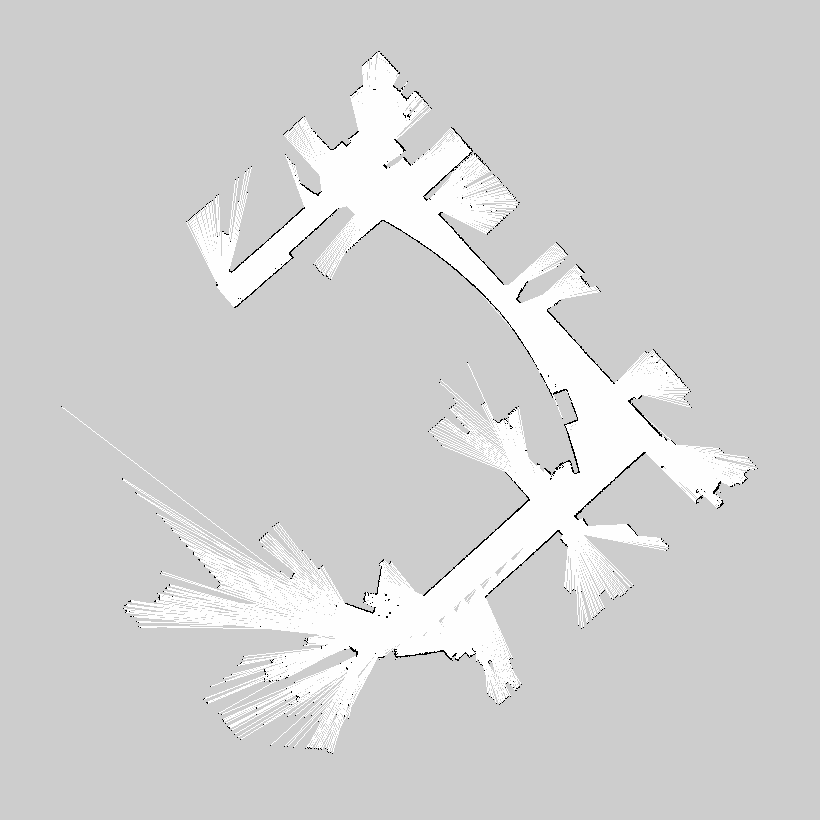
#> input picture Transform/asset/image/transform.pgm, 820 x 820 px
$ python rotation.py
#> lines starting #> are read from the running program, lines starting #| are printed output that depends on the picture
import cv2 as cv
import numpy as np


def rotate_image(image_path: str):
    """
    旋转图像，介绍两种旋转方式。
    1、特定角度旋转函数，但是只支持90、180、270这样特殊的角度旋转。
    2、任意角度旋转函数，需要旋转矩阵M，有两种获取旋转矩阵M的方式：手动配置（可以实现没有裁剪后的旋转图像）和内置函数获取
    :param image_path: 传入的图像文件
    :return: 没有返回值
    """
#> called with image_path = 'asset/image/transform.pgm'
    img = cv.imread(image_path, cv.IMREAD_COLOR)
#> img is the input picture: shape (820, 820, 3); min 0, max 254, mean 210.2
    cv.imshow('input', img)

    h, w, c = img.shape
#> h = 820; w = 820; c = 3

    # ###以下旋转方式获取的都是裁剪后的旋转图像#######
    # ##########手动设置旋转矩阵M#################
    # 定义空矩阵
    M = np.zeros((2, 3), dtype=np.float32)

    # 设定旋转角度
    alpha = np.cos(np.pi / 4.0)
    beta = np.sin(np.pi / 4.0)
    print('alpha: ', alpha)
    # 初始化旋转矩阵
    M[0, 0] = alpha
    M[1, 1] = alpha
    M[0, 1] = beta
    M[1, 0] = -beta

    # 图片中心点坐标
    cx = w / 2
#> cx = 410
    cy = h / 2
#> cy = 410

    # 变化的宽高
    tx = (1 - alpha) * cx - beta * cy
#> tx = -169.8
    ty = beta * cx + (1 - alpha) * cy
#> ty = 410

    M[0, 2] = tx
    M[1, 2] = ty

    # 内置函数获取旋转矩阵M，正值表示逆时针旋转，假设左上角是坐标原点
    M = cv.getRotationMatrix2D((w / 2, h / 2), 45, 1)
    # 执行旋转, 任意角度旋转
    result = cv.warpAffine(img, M, (w, h))
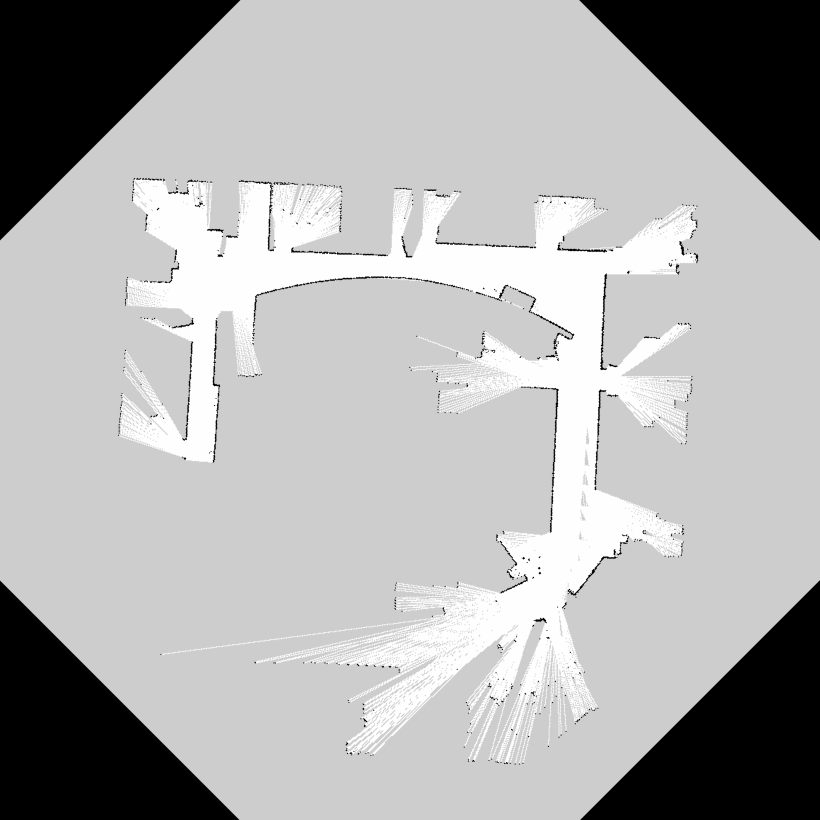
#> result: shape (820, 820, 3); min 0, max 254, mean 175

    # #######内置旋转函数，仅支持90，180，270#################
    dst1 = cv.rotate(img, cv.ROTATE_90_CLOCKWISE)
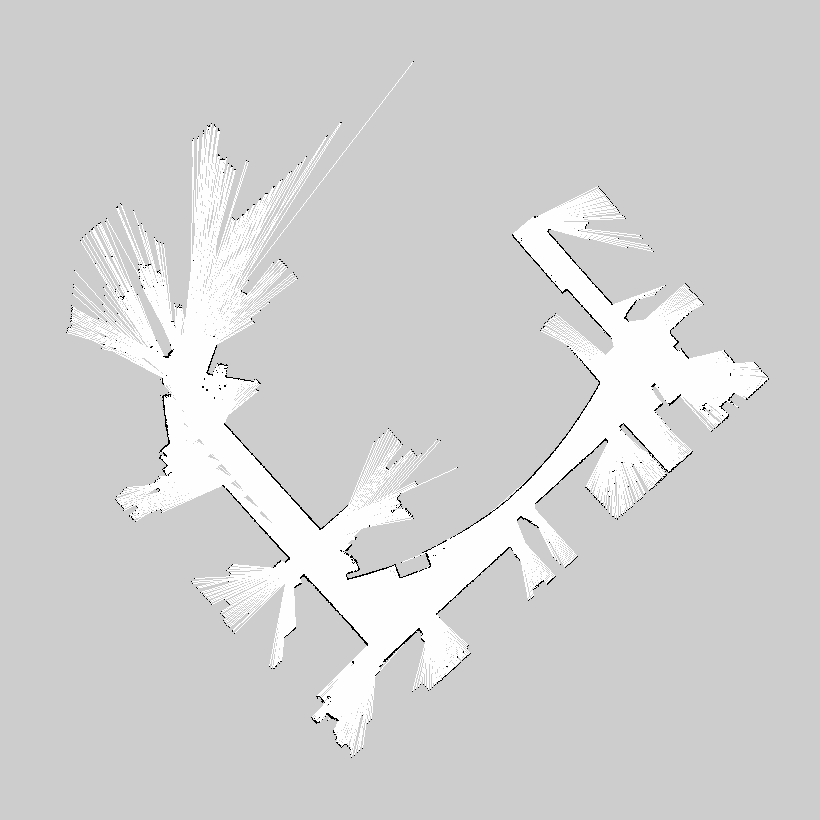
#> dst1: shape (820, 820, 3); min 0, max 254, mean 210.2
    dst2 = cv.rotate(img, cv.ROTATE_180)
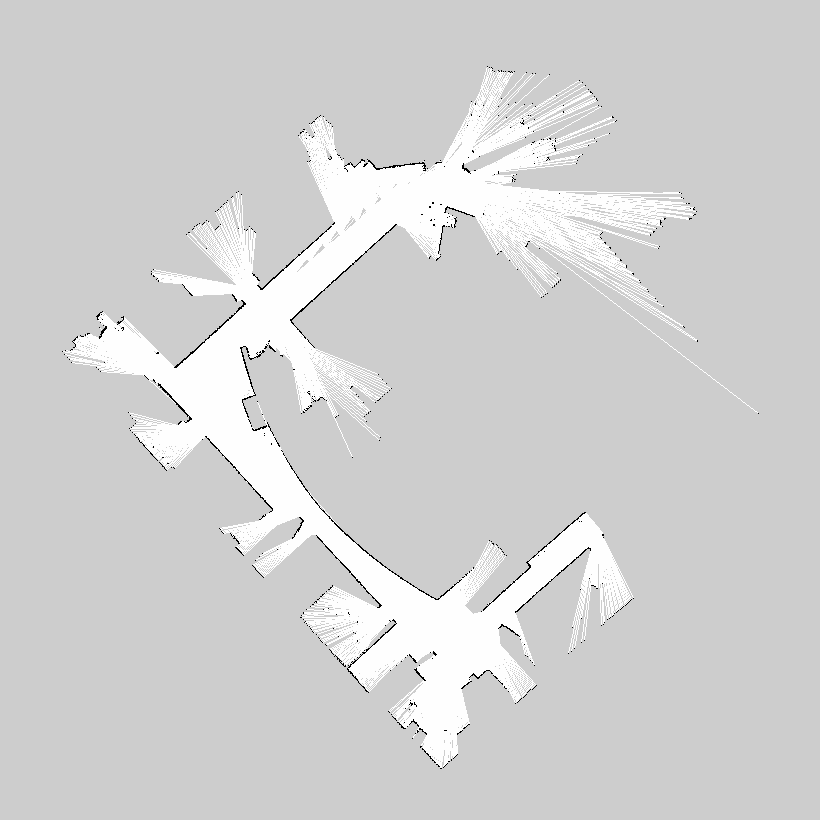
#> dst2: shape (820, 820, 3); min 0, max 254, mean 210.2
    dst3 = cv.rotate(img, cv.ROTATE_90_COUNTERCLOCKWISE)
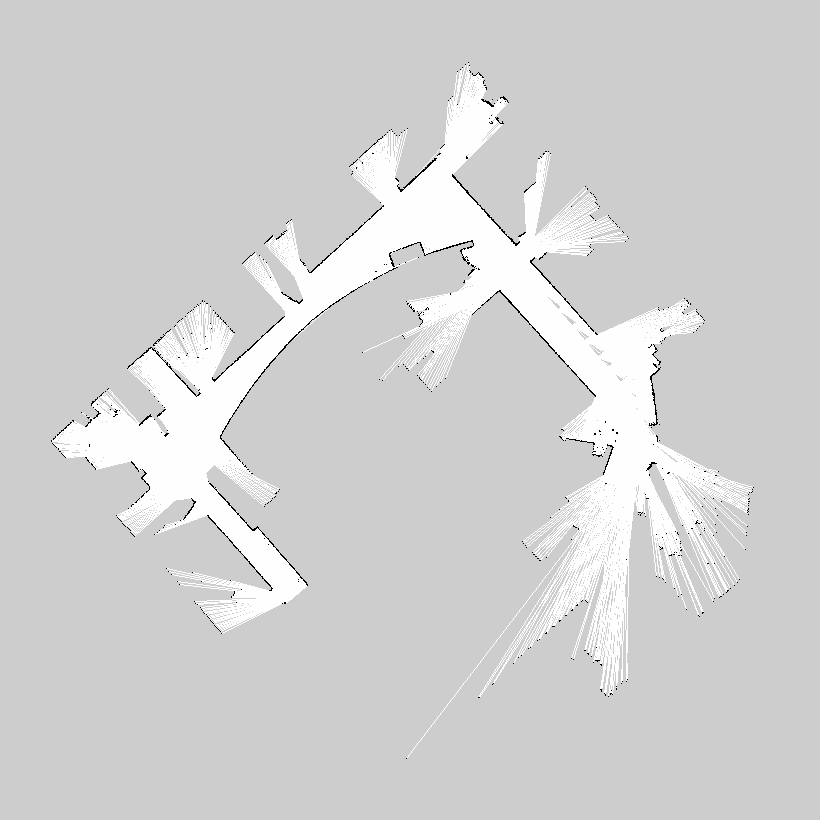
#> dst3: shape (820, 820, 3); min 0, max 254, mean 210.2

    # 将4张图像在一个窗口显示，注意：四张图像形状一致，否则会报错
    res = np.hstack((img, dst1, dst2, dst3))
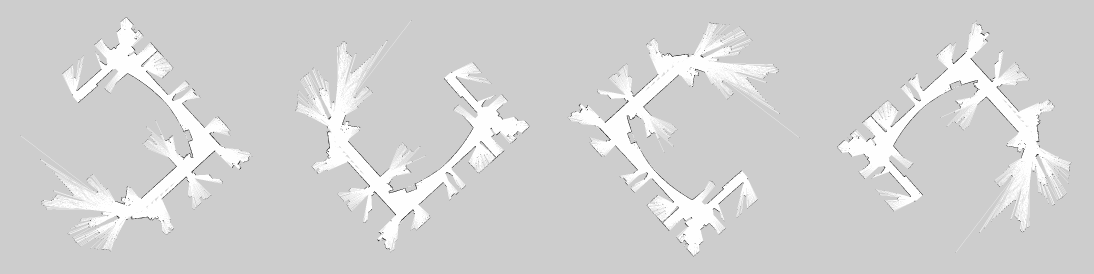
#> res: shape (820, 3280, 3) (shown at 1/3 size); min 0, max 254, mean 210.2
    cv.imwrite('images/rotate4.jpg', res)
    cv.imshow('res', res)

    # 显示手动设置旋转角度的旋转图像结果
    result = np.hstack((img, result))
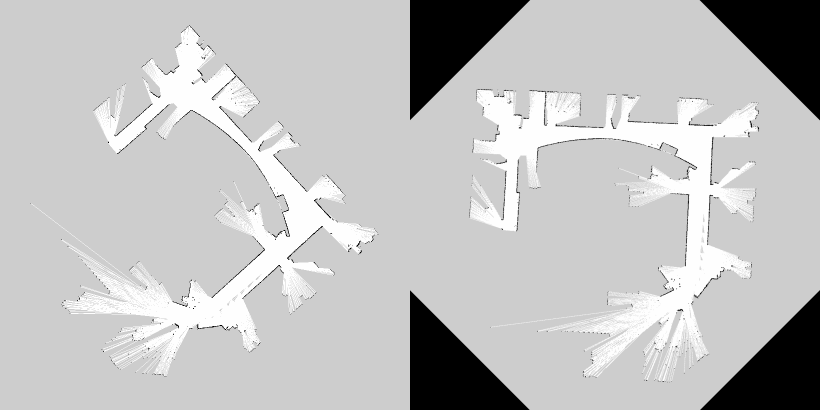
#> result: shape (820, 1640, 3) (shown at 1/2 size); min 0, max 254, mean 192.6
    cv.imwrite('images/rotate2.jpg', result)
    cv.imshow('rotate center', result)

    # [32 lines of commented-out code are left out]

    cv.waitKey(0)
    cv.destroyAllWindows()


if __name__ == '__main__':
    path = 'asset/image/transform.pgm'
    rotate_image(path)

$ run again, with Transform/asset/image/intel.pgm copied over Transform/asset/image/transform.pgm
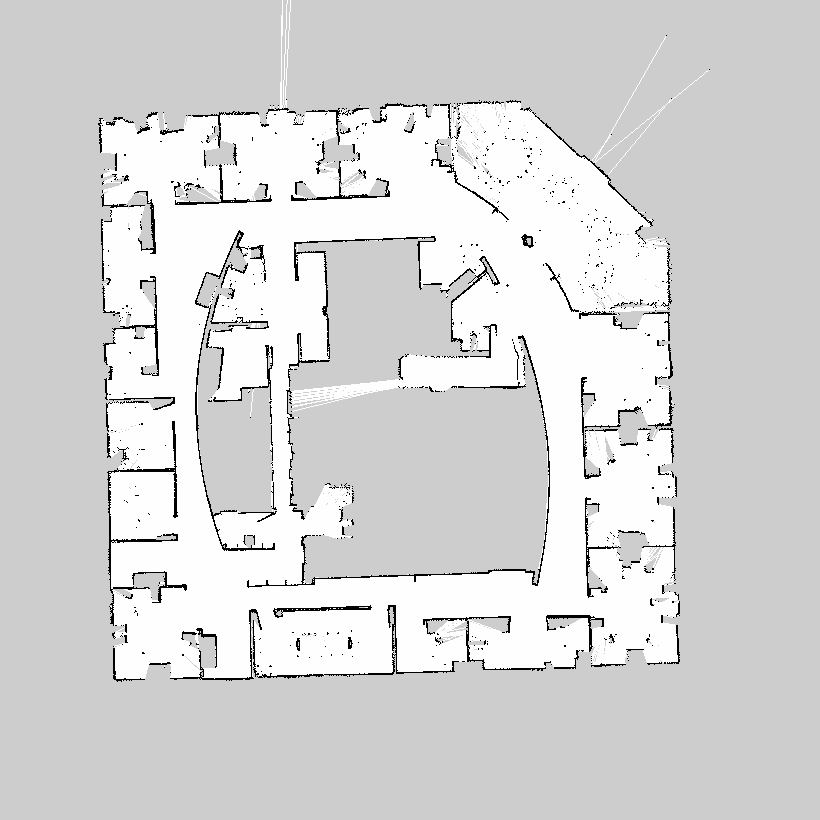
#> input picture Transform/asset/image/intel.pgm, 820 x 820 px
#> in rotate_image, img is the input picture: shape (820, 820, 3); min 0, max 254, mean 215
#> in rotate_image, `res = np.hstack((img, dst1, dst2, dst3))`:
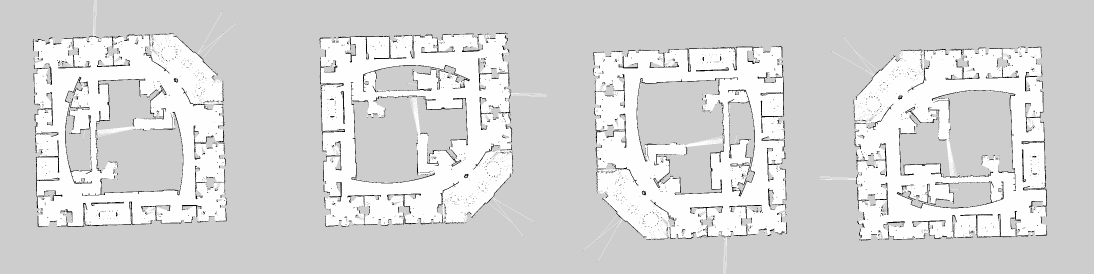
#> res: shape (820, 3280, 3) (shown at 1/3 size); min 0, max 254, mean 215
#> in rotate_image, `result = np.hstack((img, result))`:
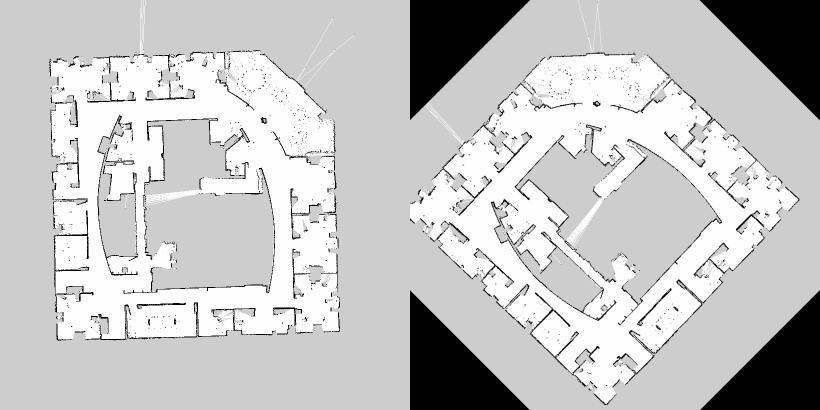
#> result: shape (820, 1640, 3) (shown at 1/2 size); min 0, max 254, mean 197.4

$ run again, with Transform/asset/image/intel_local_01.pgm copied over Transform/asset/image/transform.pgm
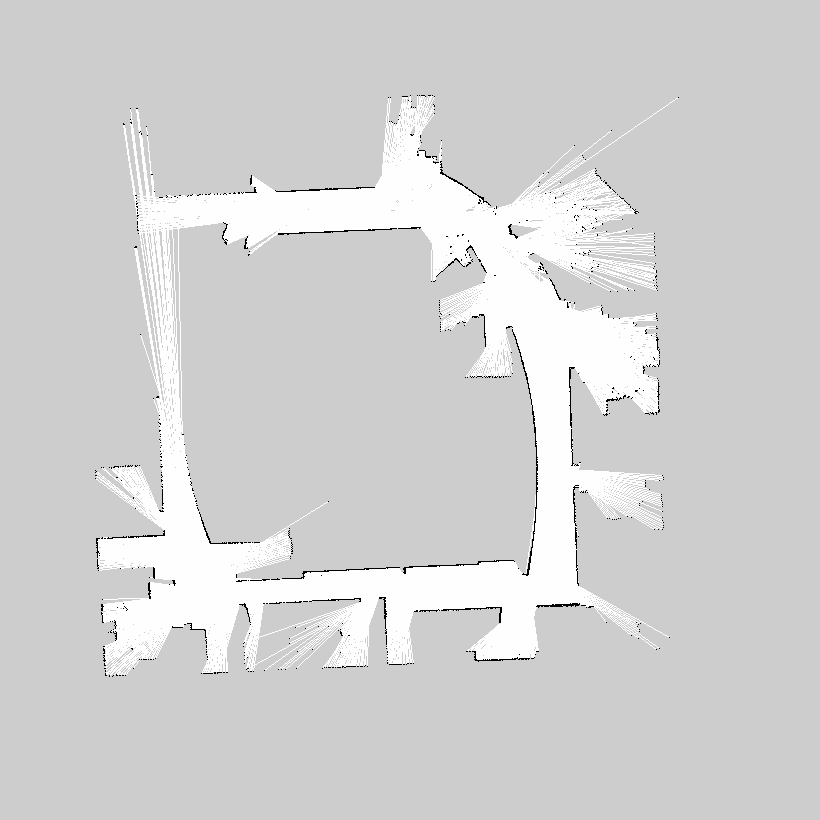
#> input picture Transform/asset/image/intel_local_01.pgm, 820 x 820 px
#> in rotate_image, img is the input picture: shape (820, 820, 3); min 0, max 254, mean 211
#> in rotate_image, `res = np.hstack((img, dst1, dst2, dst3))`:
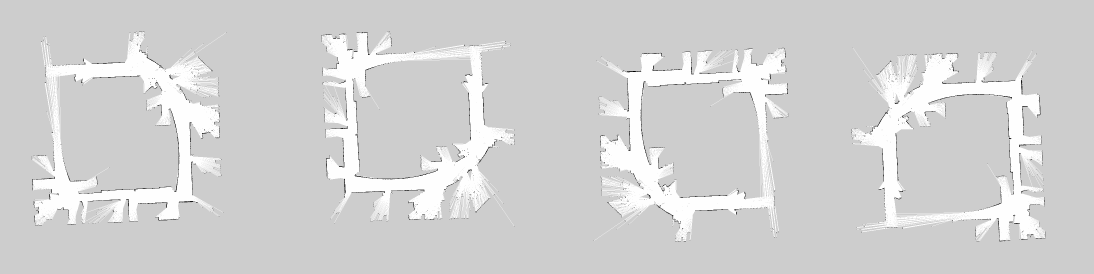
#> res: shape (820, 3280, 3) (shown at 1/3 size); min 0, max 254, mean 211
#> in rotate_image, `result = np.hstack((img, result))`:
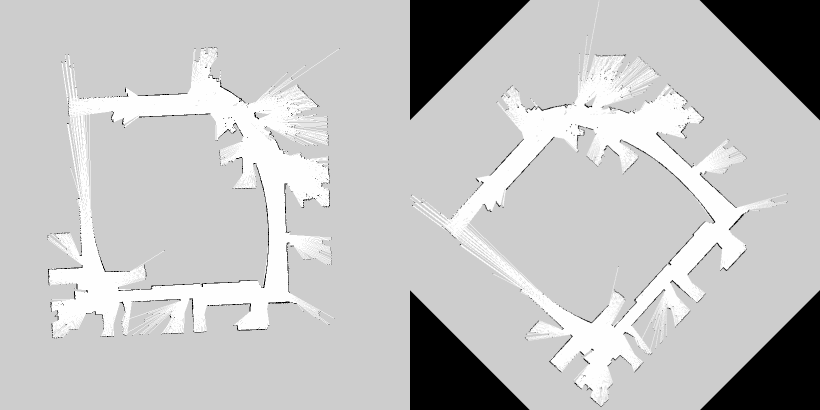
#> result: shape (820, 1640, 3) (shown at 1/2 size); min 0, max 254, mean 193.4
